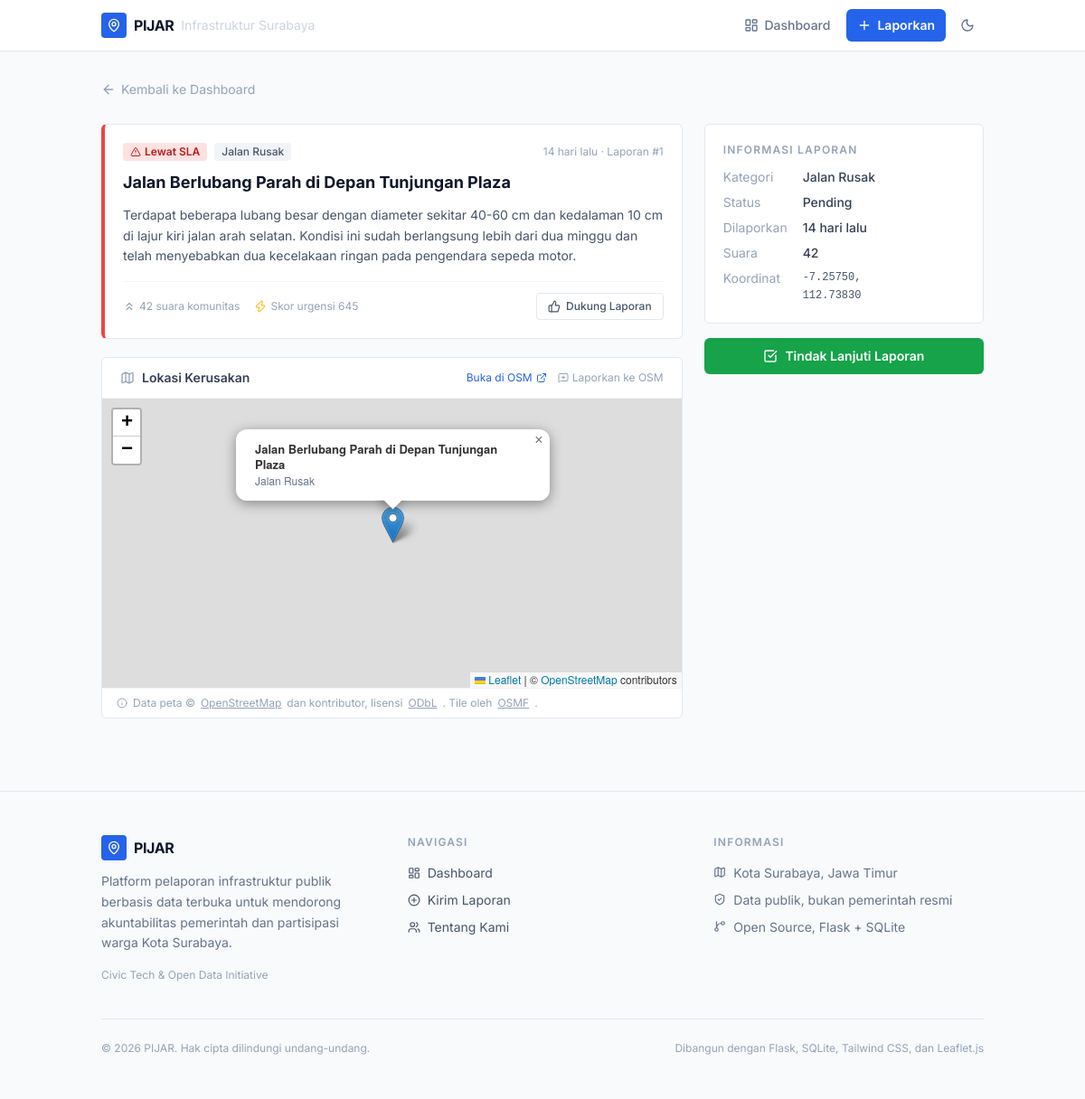
/detail/1, run on the app's committed database.
### tables this page shows
CREATE TABLE reports (
            id             INTEGER PRIMARY KEY AUTOINCREMENT,
            title          TEXT    NOT NULL,
            category       TEXT    NOT NULL,
            description    TEXT,
            latitude       REAL,
            longitude      REAL,
            issue_image    TEXT,
            resolved_image TEXT,
            budget_spent   REAL,
            budget_source  TEXT,
            created_at     TIMESTAMP DEFAULT CURRENT_TIMESTAMP,
            upvotes        INTEGER   DEFAULT 0,
            status         TEXT      DEFAULT 'pending'
        );

### app.py (the view)
@app.route("/detail/<int:report_id>")
def detail(report_id: int):
    db  = get_db()
    row = db.execute(
        "SELECT * FROM reports WHERE id = ?", (report_id,)
    ).fetchone()
    if row is None:
        abort(404)
    r        = dict(row)
    created  = _parse_created_at(r["created_at"])
    now      = datetime.utcnow()
    days_old = (now - created).days
    r["days_old"]   = days_old
    r["is_overdue"] = (r["status"] == "pending") and (days_old > 7)
    r["urgency"]    = 0 if r["status"] == "resolved" else (days_old + 1) * (r["upvotes"] + 1)
    return render_template(
        "detail.html",
        report=r,
        upvoted_ids=list(session.get("upvoted_ids", [])),
    )

### app.py (called while the page is built)
def get_db() -> sqlite3.Connection:
    if "_database" not in g:
        g._database = sqlite3.connect(DATABASE)
        g._database.row_factory = sqlite3.Row
        g._database.execute("PRAGMA journal_mode=WAL")
        g._database.execute("PRAGMA foreign_keys=ON")
    return g._database

def _parse_created_at(raw: str) -> datetime:
    for fmt in ("%Y-%m-%d %H:%M:%S.%f", "%Y-%m-%d %H:%M:%S"):
        try:
            return datetime.strptime(raw, fmt)
        except ValueError:
            continue
    return datetime.utcnow()

### templates/detail.html (shortened to what this page needs)
{% extends "base.html" %}
{% block head %}
  <link rel="stylesheet" href="{{ url_for('static', filename='vendor/leaflet/leaflet.css') }}"/>
{% endblock %}
{% block content %}
<div class="mb-6">
  <a href="{{ url_for('dashboard') }}"
     class="inline-flex items-center gap-1.5 text-sm
            text-slate-400 dark:text-slate-500
            hover:text-blue-600 dark:hover:text-blue-400
            transition-colors">
    <i data-lucide="arrow-left" class="w-4 h-4"></i>
    Kembali ke Dashboard
  </a>
</div>
<div class="grid grid-cols-1 lg:grid-cols-3 gap-6">
  <div class="lg:col-span-2 space-y-5">
    <div class="bg-white dark:bg-slate-800
                border border-slate-200 dark:border-slate-700
                rounded-md p-5 transition-colors
                {% if report.is_overdue %}border-l-4 border-l-red-500
                {% elif report.status == 'resolved' %}border-l-4 border-l-green-500
                {% else %}border-l-4 border-l-blue-400{% endif %}">
      <div class="flex flex-wrap items-center gap-2 mb-3">
        {% if report.is_overdue %}
          <span class="inline-flex items-center gap-1 px-2 py-0.5 rounded text-xs font-semibold
                       bg-red-100 dark:bg-red-900/40 text-red-700 dark:text-red-400">
            <i data-lucide="alert-triangle" class="w-3 h-3"></i> Lewat SLA
          </span>
        {% elif report.status == 'resolved' %}
          <span class="inline-flex items-center gap-1 px-2 py-0.5 rounded text-xs font-semibold
                       bg-green-100 dark:bg-green-900/40 text-green-700 dark:text-green-400">
            <i data-lucide="check-circle" class="w-3 h-3"></i> Selesai
          </span>
        {% else %}
          <span class="inline-flex items-center gap-1 px-2 py-0.5 rounded text-xs font-semibold
                       bg-blue-100 dark:bg-blue-900/40 text-blue-700 dark:text-blue-400">
            <i data-lucide="clock" class="w-3 h-3"></i> Menunggu
          </span>
        {% endif %}
        <span class="inline-flex items-center px-2 py-0.5 rounded text-xs font-medium
                     bg-slate-100 dark:bg-slate-700 text-slate-600 dark:text-slate-300">
          {{ report.category }}
        </span>
        <span class="text-xs text-slate-400 dark:text-slate-500 ml-auto">
          {{ report.days_old }} hari lalu · Laporan #{{ report.id }}
        </span>
      </div>
      <h1 class="text-lg font-bold text-slate-900 dark:text-white leading-snug mb-3">
        {{ report.title }}
      </h1>
      {% if report.description %}
        <p class="text-sm text-slate-600 dark:text-slate-300 leading-relaxed">
          {{ report.description }}
        </p>
      {% else %}
        <p class="text-sm text-slate-400 dark:text-slate-500 italic">
          Tidak ada deskripsi tambahan.
        </p>
      {% endif %}
      <div class="mt-4 flex flex-wrap items-center gap-4 text-xs
                  text-slate-400 dark:text-slate-500
                  border-t border-slate-100 dark:border-slate-700 pt-3">
        <span class="flex items-center gap-1">
          <i data-lucide="chevrons-up" class="w-3.5 h-3.5"></i>
          {{ report.upvotes }} suara komunitas
        </span>
        <span class="flex items-center gap-1">
          <i data-lucide="zap" class="w-3.5 h-3.5 text-amber-400"></i>
          Skor urgensi {{ report.urgency }}
        </span>
        <form action="{{ url_for('upvote', report_id=report.id) }}" method="POST" class="ml-auto">
          {% if report.id in upvoted_ids %}
            <button type="submit" disabled
                    class="inline-flex items-center gap-1.5 px-3 py-1.5 text-xs font-medium
                           text-slate-400 dark:text-slate-500
                           bg-slate-50 dark:bg-slate-800
                           border border-slate-200 dark:border-slate-700
                           rounded opacity-60 cursor-not-allowed">
              <i data-lucide="check" class="w-3.5 h-3.5"></i>
              Sudah Didukung
            </button>
          {% else %}
            <button type="submit"
                    class="inline-flex items-center gap-1.5 px-3 py-1.5 text-xs font-medium
                           text-slate-600 dark:text-slate-300
                           bg-white dark:bg-slate-700
                           border border-slate-200 dark:border-slate-600
                           hover:bg-slate-50 dark:hover:bg-slate-600
                           hover:border-slate-300 dark:hover:border-slate-500
                           active:bg-slate-100 dark:active:bg-slate-500
                           rounded transition-colors">
              <i data-lucide="thumbs-up" class="w-3.5 h-3.5"></i>
              Dukung Laporan
            </button>
          {% endif %}
        </form>
      </div>
    </div>
    {% if report.latitude and report.longitude %}
      <div class="bg-white dark:bg-slate-800
                  border border-slate-200 dark:border-slate-700
                  rounded-md transition-colors">
        <div class="px-5 py-3 border-b border-slate-100 dark:border-slate-700
                    flex items-center justify-between">
          <h2 class="text-sm font-semibold text-slate-700 dark:text-slate-300 flex items-center gap-2">
            <i data-lucide="map" class="w-4 h-4 text-slate-400 dark:text-slate-500"></i>
            Lokasi Kerusakan
          </h2>
          <div class="flex items-center gap-3">
            <a href="https://www.openstreetmap.org/#map=17/{{ report.latitude }}/{{ report.longitude }}"
               target="_blank"
               rel="noopener noreferrer"
               class="inline-flex items-center gap-1 text-xs
                      text-blue-600 dark:text-blue-400 hover:underline">
              Buka di OSM
              <i data-lucide="external-link" class="w-3 h-3"></i>
            </a>
            <a href="https://www.openstreetmap.org/note/new#map=17/{{ report.latitude }}/{{ report.longitude }}"
               target="_blank"
               rel="noopener noreferrer"
               class="inline-flex items-center gap-1 text-xs
                      text-slate-400 dark:text-slate-500
                      hover:text-slate-600 dark:hover:text-slate-300">
              <i data-lucide="message-square-plus" class="w-3 h-3"></i>
              Laporkan ke OSM
            </a>
          </div>
        </div>
        <div id="detail-map"
             style="height:320px;"
             class="w-full z-0"></div>
        <div class="px-4 py-2 border-t border-slate-100 dark:border-slate-700
                    flex items-center gap-1.5 text-xs text-slate-400 dark:text-slate-500">
          <i data-lucide="info" class="w-3 h-3 shrink-0"></i>
          Data peta &copy;
          <a href="https://www.openstreetmap.org/copyright"
             target="_blank" rel="noopener noreferrer"
             class="underline hover:text-slate-600 dark:hover:text-slate-300">
            OpenStreetMap
          </a>
          dan kontributor, lisensi
          <a href="https://opendatacommons.org/licenses/odbl/"
             target="_blank" rel="noopener noreferrer"
             class="underline hover:text-slate-600 dark:hover:text-slate-300">
            ODbL
          </a>.
          Tile oleh
          <a href="https://operations.osmfoundation.org/policies/tiles/"
             target="_blank" rel="noopener noreferrer"
             class="underline hover:text-slate-600 dark:hover:text-slate-300">
            OSMF
          </a>.
        </div>
      </div>
    {% endif %}
  </div>
  <aside class="space-y-4">
    <div class="bg-white dark:bg-slate-800
                border border-slate-200 dark:border-slate-700
                rounded-md p-5 transition-colors">
      <h3 class="text-xs font-semibold uppercase tracking-widest
                 text-slate-400 dark:text-slate-500 mb-3">
        Informasi Laporan
      </h3>
      <dl class="space-y-2 text-sm">
        <div class="flex items-start gap-2">
          <dt class="text-slate-400 dark:text-slate-500 w-20 shrink-0">Kategori</dt>
          <dd class="font-medium text-slate-700 dark:text-slate-200">{{ report.category }}</dd>
        </div>
        <div class="flex items-start gap-2">
          <dt class="text-slate-400 dark:text-slate-500 w-20 shrink-0">Status</dt>
          <dd class="font-medium text-slate-700 dark:text-slate-200 capitalize">{{ report.status }}</dd>
        </div>
        <div class="flex items-start gap-2">
          <dt class="text-slate-400 dark:text-slate-500 w-20 shrink-0">Dilaporkan</dt>
          <dd class="font-medium text-slate-700 dark:text-slate-200">{{ report.days_old }} hari lalu</dd>
        </div>
        <div class="flex items-start gap-2">
          <dt class="text-slate-400 dark:text-slate-500 w-20 shrink-0">Suara</dt>
          <dd class="font-medium text-slate-700 dark:text-slate-200">{{ report.upvotes }}</dd>
        </div>
        {% if report.latitude and report.longitude %}
          <div class="flex items-start gap-2">
            <dt class="text-slate-400 dark:text-slate-500 w-20 shrink-0">Koordinat</dt>
            <dd class="font-mono text-xs text-slate-600 dark:text-slate-300 leading-relaxed">
              {{ "%.5f"|format(report.latitude) }},<br>{{ "%.5f"|format(report.longitude) }}
            </dd>
          </div>
        {% endif %}
      </dl>
    </div>
    {% if report.status == 'pending' %}
      <a href="{{ url_for('resolve', report_id=report.id) }}"
         class="flex items-center justify-center gap-2 w-full px-4 py-2.5 text-sm font-semibold
                text-white bg-green-600 hover:bg-green-700 active:bg-green-800
                rounded-md transition-colors">
        <i data-lucide="check-square" class="w-4 h-4"></i>
        Tindak Lanjuti Laporan
      </a>
    {% endif %}
  </aside>
</div>
{% endblock %}

### data on the page
reports: category "Jalan Rusak", id "1", title "Jalan Berlubang Parah di Depan Tunjungan Plaza", description "Terdapat beberapa lubang besar dengan diameter sekitar 40-60 cm dan kedalaman 10 cm di lajur kiri jalan arah selatan. Kondisi ini sudah berlangsung lebih dari dua minggu dan telah menyebabkan dua kecelakaan ringan pada pengendara sepeda motor.", upvotes "42", status "Pending", latitude "-7.25750", longitude "112.73830"

### other printed values
{{ report.days_old }} "14"
{{ report.urgency }} "645"
